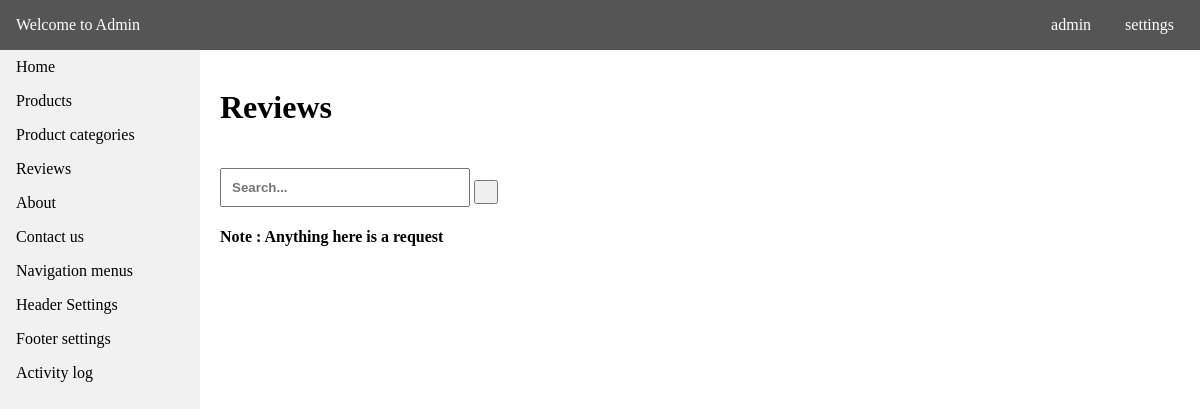
The app's page /admin/reviews.php, older data.
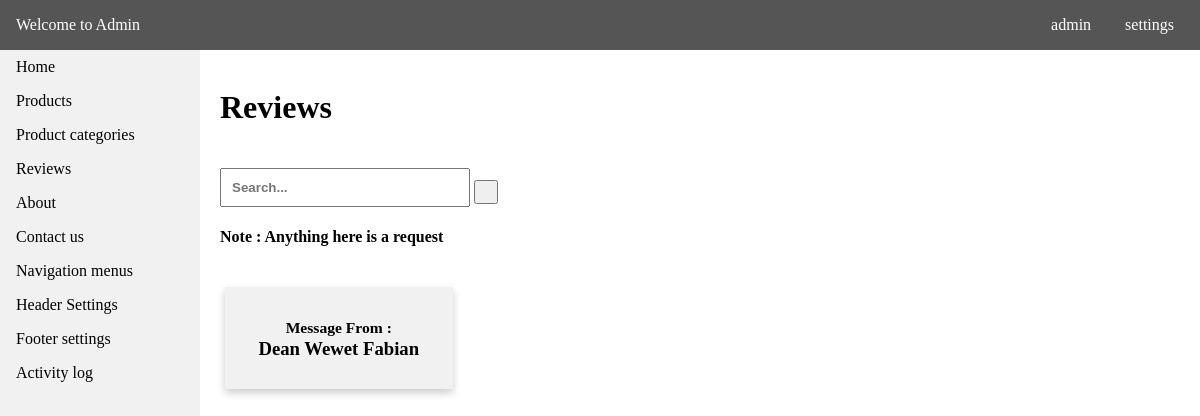
The same page, newer data.
### tables this page shows
CREATE TABLE `tbl_menus` (
  `id` int(11) NOT NULL,
  `menu_name` varchar(255) NOT NULL,
  `menu_link` varchar(255) NOT NULL,
  `date_created` datetime NOT NULL DEFAULT CURRENT_TIMESTAMP
);

CREATE TABLE `tbl_reviews` (
  `id` int(11) NOT NULL,
  `name` varchar(255) NOT NULL,
  `image` varchar(255) NOT NULL,
  `description` text NOT NULL,
  `date_created` datetime NOT NULL DEFAULT CURRENT_TIMESTAMP
);

### api/dbh.php (called while the page is built, shortened)
<?php
class dbh {
    public function __construct() {
        $this->servername = HOST;
        $this->username = USER;
        $this->password = PASS;
        $this->dbname = DBNAME;
        $this->conn = mysqli_connect($this->servername,$this->username,$this->password,$this->dbname);
    }
}
?>

### config.php (called while the page is built, shortened)
<?php
include API.'dbh.php';
include API.'viewUser.php';
$viewUser = new ViewUser;
?>

### api/viewUser.php (called while the page is built, shortened)
<?php
class ViewUser extends User {
    public function get_data($get_table) {
        $query = "SELECT * FROM ".$get_table." ORDER BY id DESC";
        $res = mysqli_query($this->conn,$query);
        return $res;
    }
    public function get_query($query) {
        $res = mysqli_query($this->conn,$query);
        return $res;
    }
}
?>

### admin/reviews.php (the view, shortened to what this page needs)
<?php
include '../config.php';
?>
<!DOCTYPE html>
<html>
<head>
    <link rel="stylesheet" type="text/css" media="screen" href="admin_css/main.css" />
</head>
<body>
<?php
include 'require/nav.php';
?>
<div class="container">
    <br>
<h1>Reviews</h1>
    <div class="search">
      <form method="GET">
        <input style="margin-top:20px;" type="text" placeholder="Search..." name="query">
        <button type="submit" name="searchbtn"><i class="fa fa-search"></i></button>
      </form>
    </div>
<h4>Note : Anything here is a request</h4>
    <div class="content">
        <div class="row">
        <?php
        if (isset($_GET['query']) && isset($_GET['searchbtn'])) {
            $term = $_GET['query'];
            $table = "tbl_reviews";
            $search = "name";
            $result = $viewUser->search($term,$table,$search);
            $num_result = $result->num_rows;
            if ($num_result > 0) {
                    if ($num_result > 1)
                    {
                      $item = "items";
                    }
                    else {
                      $item = "item";
                    }
                    echo '<h3 style="color:green;">Results: "'.$term.'" ('.$num_result.' '.$item.')</h3>';
                while($row = $result->fetch_assoc()) {
                    $title = $row['name'];
                    $id = $row['id'];
                    ?>
                    <div class="column">
                        <a href="reviews_details.php?id=<?php echo $id;?>">
                            <div class="card">
                            <h3><small>Message From :</small> <br><?php echo $title; ?></h3>
                            </div>
                        </a>
                    </div>
                    <?php
                }
            }
        }
        else {
            $table = "tbl_reviews";
            $res = $viewUser->get_data($table);
            while ($row = $res->fetch_assoc()) {
                $title = $row['name'];
                $id = $row['id'];
        ?>
            <div class="column">
            <a href="reviews_details.php?id=<?php echo $id;?>">
                    <div class="card">
                        <h3><small>Message From :</small> <br><?php echo $title; ?></h3>
                    </div>
                    </a>
            </div>
        <?php
        }
        }
        ?>
    </div>
    </div>
</div>
</body>
</html>

### admin/require/nav.php
<div class="header">
    <p><a style="color:#fff;text-decoration:none;" href="<?php echo ADMIN_URL;?>">Welcome to Admin</a></p>
    <div class="head-content">
        <p>admin</p>
        <p>settings</p>
    </div>
</div>
<nav class="navi">
    <ul>
        <li><a href="<?php echo ADMIN_URL;?>">Home</a></li>
    <?php
        $tbl = "SELECT * FROM tbl_menus";
        $res = $viewUser->get_query($tbl);
        while($row = $res->fetch_assoc()) {
            $menu = $row['menu_name'];
            $link = $row['menu_link'];
    ?>
        <li><a href="<?php echo ADMIN_URL.$link.'.php'; ?>"><?php echo ucfirst($menu); ?></a></li>
    <?php
        }
    ?>
    </ul>
</nav>

Row changes from the older to the newer data that the page shows:
added tbl_reviews: name "Dean Wewet Fabian"
